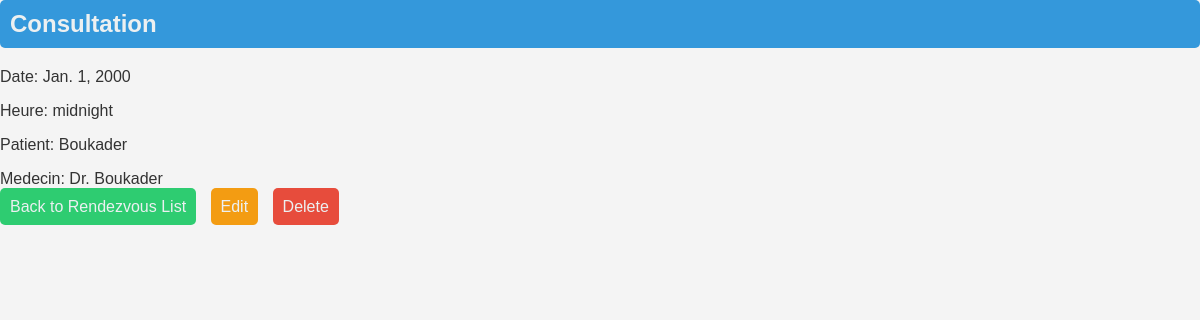
The app's page /rendezvous/3/ with its own data.
### clinicHub/models.py (models this page shows, shortened)
class Rendez_Vous(models.Model):
    ID_RDV = models.AutoField(primary_key=True)
    Date = models.DateField(default='2000-01-01')
    Heure = models.TimeField(default='00:00:00')
    Patient = models.ForeignKey(Patient,on_delete=models.CASCADE)
    Medecin = models.ForeignKey(Medecin,on_delete=models.CASCADE)
    Titre = models.CharField(max_length=(50),default="Consultation")

class Person(models.Model):
    ID_Person = models.AutoField(primary_key=True)
    Nom = models.CharField(max_length=(50))
    Prenom = models.CharField(max_length=(50))
    DateNaissance = models.DateField(default='2000-01-01')
    sexe = models.CharField(max_length=(50))
    Adresse = models.CharField(max_length=(50))
    num_tel = models.IntegerField(default=0)
    email = models.EmailField(default="test@domain.com")

### clinicHub/views.py (the view)
# urls.py: path('rendezvous/<int:pk>/', views.RendezVousCRUDView.rendezvous_detail, name='rendezvous_detail'),
    def rendezvous_detail(request, pk):
        template_detail = 'rendezvous/Details.html'
        RendezVous = get_object_or_404(Rendez_Vous, pk=pk)
        return render(request, template_detail, {'RendezVous': RendezVous})

### clinicHub/templates/rendezvous/Details.html (shortened to what this page needs)
<h2>{{ RendezVous.Titre }}</h2>
<p>Date: {{ RendezVous.Date }}</p>
<p>Heure: {{ RendezVous.Heure }}</p>
<p>Patient: {{ RendezVous.Patient.Nom }}</p>
<p>Medecin: Dr. {{ RendezVous.Medecin.Nom }}</p>
<a class="back-link" href="{% url 'rendezvous_list' %}"
  >Back to Rendezvous List</a
>
<a class="edit-link" href="{% url 'rendezvous_update' pk=RendezVous.pk %}"
  >Edit</a
>
<a class="delete-link" href="{% url 'rendezvous_delete' pk=RendezVous.pk %}"
  >Delete</a
>

### clinicHub/templates/rendezvous/Details.html (style rules this page uses)
h2 { background-color: #3498db; color: #ecf0f1; padding: 10px; border-radius: 5px; margin-bottom: 20px; }
p { margin-bottom: 10px; }
a { background-color: #3498db; color: #ecf0f1; padding: 10px; text-decoration: none; border-radius: 5px; margin-right: 10px; }
.back-link { background-color: #2ecc71; }
.edit-link { background-color: #f39c12; }
.delete-link { background-color: #e74c3c; }

### records on screen
Rendez_Vous: Titre "Consultation", Date "Jan. 1, 2000", Heure "midnight", Patient.Nom "Boukader", Medecin.Nom "Boukader"
